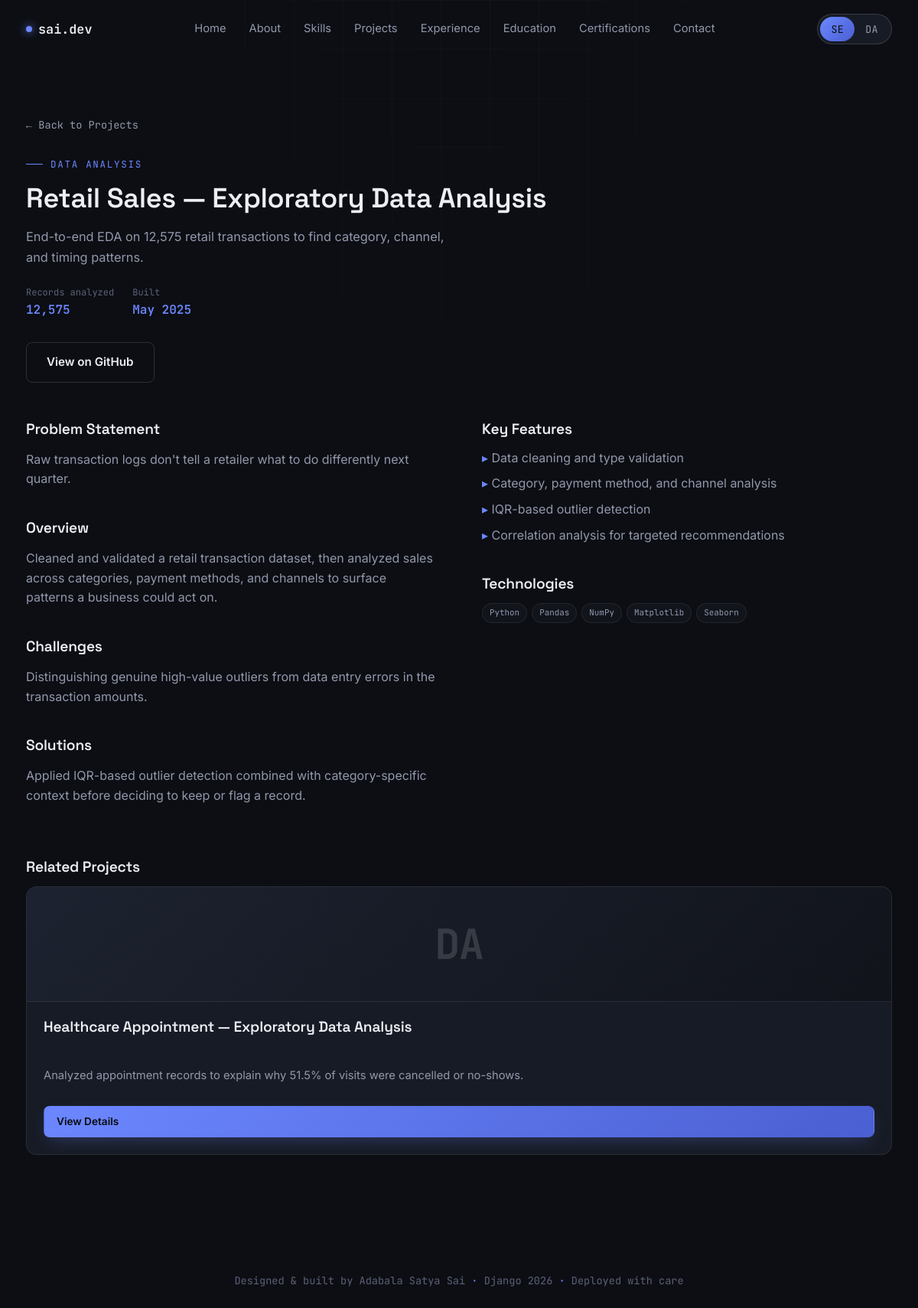
/projects/retail-sales-exploratory-data-analysis/, run on the app's committed database.
### core/models.py (models this page shows, shortened)
class Project(models.Model):
    CATEGORY_CHOICES = [
        ("django", "Django / Web"),
        ("python", "Python"),
        ("data", "Data Analysis"),
        ("ml", "Machine Learning"),
        ("bi", "Business Intelligence"),
    ]
    title = models.CharField(max_length=120)
    slug = models.SlugField(max_length=140, unique=True, blank=True)
    track = models.CharField(max_length=6, choices=TRACK_CHOICES, default="both")
    category = models.CharField(max_length=10, choices=CATEGORY_CHOICES, default="django")
    short_description = models.CharField(max_length=220)
    description = models.TextField(blank=True)
    problem_statement = models.TextField(blank=True)
    features = models.TextField(blank=True, help_text="One feature per line.")
    challenges = models.TextField(blank=True)
    solutions = models.TextField(blank=True)
    technologies = models.CharField(
        max_length=300, help_text="Comma-separated, e.g. Python, Django, SQLite"
    )
    image = models.ImageField(upload_to="projects/", blank=True, null=True)
    github_url = models.URLField(blank=True)
    live_url = models.URLField(blank=True)
    metric_label = models.CharField(
        max_length=60, blank=True, help_text="e.g. 'Accuracy' or 'Records analyzed'"
    )
    metric_value = models.CharField(max_length=60, blank=True, help_text="e.g. '89.1%'")
    featured = models.BooleanField(default=False)
    order = models.PositiveIntegerField(default=0)
    created_at = models.DateField()
    class Meta:
        ordering = ["order", "-created_at"]
    @property
    def tech_list(self):
        return [t.strip() for t in self.technologies.split(",") if t.strip()]
    @property
    def feature_list(self):
        return [f.strip() for f in self.features.splitlines() if f.strip()]

class SiteProfile(models.Model):
    full_name = models.CharField(max_length=120, default="Adabala Satya Sai")
    location = models.CharField(max_length=120, default="Razole, Andhra Pradesh, India")
    email = models.EmailField(default="saiadabala53@gmail.com")
    phone = models.CharField(max_length=30, blank=True, default="+91 8008968188")
    github_url = models.URLField(default="https://github.com/Satyasai-Adabala")
    linkedin_url = models.URLField(default="https://linkedin.com/in/satya-sai-adabala-333687286")
    tagline_se = models.CharField(
        max_length=200, default="Python & Django Developer building things that ship."
    )
    tagline_da = models.CharField(
        max_length=200, default="Data Analyst turning raw numbers into decisions."
    )
    summary = models.TextField(
        default=(
            "Fresher engineering graduate who builds real, working software instead of "
            "tutorial clones - a live Django e-commerce platform, four end-to-end data "
            "projects, and a habit of shipping rather than just learning."
        )
    )
    resume_se = models.FileField(upload_to="resumes/", blank=True, null=True)
    resume_da = models.FileField(upload_to="resumes/", blank=True, null=True)
    projects_completed = models.PositiveIntegerField(default=5)
    technologies_count = models.PositiveIntegerField(default=18)
    internships_count = models.PositiveIntegerField(default=2)
    certifications_count = models.PositiveIntegerField(default=4)
    class Meta:
        verbose_name = "Site Profile"
        verbose_name_plural = "Site Profile"
    @classmethod
    def load(cls):
        obj, _ = cls.objects.get_or_create(pk=1)
        return obj

### core/views.py (the view)
# urls.py: path("projects/<slug:slug>/", views.project_detail, name="project_detail"),
def project_detail(request, slug):
    project = get_object_or_404(Project, slug=slug)
    related = Project.objects.exclude(slug=slug).filter(category=project.category)[:3]
    return render(
        request,
        "project_detail.html",
        {"project": project, "related": related},
    )

### core/context_processors.py (called while the page is built)
def site_profile(request):
    return {"profile": SiteProfile.load()}

### templates/project_detail.html (shortened to what this page needs)
{% extends "base.html" %}
{% block content %}
<section class="detail-hero">
  <div class="container">
    <a href="{% url 'home' %}#projects" class="back-link">← Back to Projects</a>
    <div class="eyebrow">{{ project.get_category_display }}</div>
    <h1 class="section-title" style="max-width:700px;">{{ project.title }}</h1>
    <p class="section-sub" style="margin-bottom:0;">{{ project.short_description }}</p>
    <div class="detail-meta">
      {% if project.metric_value %}
      <div class="detail-meta-item"><div class="label">{{ project.metric_label }}</div><div class="value">{{ project.metric_value }}</div></div>
      {% endif %}
      <div class="detail-meta-item"><div class="label">Built</div><div class="value">{{ project.created_at|date:"M Y" }}</div></div>
    </div>
    <div class="project-links" style="margin-bottom:50px;">
      {% if project.github_url %}<a href="{{ project.github_url }}" target="_blank" rel="noopener" class="btn btn-ghost">View on GitHub</a>{% endif %}
    </div>
    <div class="two-col">
      <div>
        {% if project.problem_statement %}
        <div class="detail-block">
          <h3>Problem Statement</h3>
          <p>{{ project.problem_statement }}</p>
        </div>
        {% endif %}
        {% if project.description %}
        <div class="detail-block">
          <h3>Overview</h3>
          <p>{{ project.description }}</p>
        </div>
        {% endif %}
        {% if project.challenges %}
        <div class="detail-block">
          <h3>Challenges</h3>
          <p>{{ project.challenges }}</p>
        </div>
        {% endif %}
        {% if project.solutions %}
        <div class="detail-block">
          <h3>Solutions</h3>
          <p>{{ project.solutions }}</p>
        </div>
        {% endif %}
      </div>
      <div>
        {% if project.feature_list %}
        <div class="detail-block">
          <h3>Key Features</h3>
          <ul>{% for f in project.feature_list %}<li>{{ f }}</li>{% endfor %}</ul>
        </div>
        {% endif %}
        <div class="detail-block">
          <h3>Technologies</h3>
          <div class="project-tech">{% for t in project.tech_list %}<span class="tech-pill">{{ t }}</span>{% endfor %}</div>
        </div>
      </div>
    </div>
    {% if related %}
    <div class="detail-block" style="margin-top:30px;">
      <h3>Related Projects</h3>
      <div class="project-grid">
        {% for p in related %}
        <div class="project-card">
          <div class="project-thumb" data-tag="{{ p.category|upper|slice:':2' }}"></div>
          <div class="project-body">
            <h3>{{ p.title }}</h3>
            <p>{{ p.short_description }}</p>
            <a href="{% url 'project_detail' p.slug %}" class="btn btn-primary btn-sm">View Details</a>
          </div>
        </div>
        {% endfor %}
      </div>
    </div>
    {% endif %}
  </div>
</section>
{% endblock %}

### templates/base.html (shortened to what this page needs)
{% load static %}
<!DOCTYPE html>
<html lang="en">
<head>
<link rel="stylesheet" href="{% static 'css/style.css' %}">
</head>
<body data-mode="se">
<nav class="navbar">
  <div class="container nav-inner">
    <a href="#home" class="brand"><span class="dot"></span>sai.dev</a>
    <ul class="nav-links">
      <li><a href="#home">Home</a></li>
      <li><a href="#about">About</a></li>
      <li><a href="#skills">Skills</a></li>
      <li><a href="#projects">Projects</a></li>
      <li><a href="#experience">Experience</a></li>
      <li><a href="#education">Education</a></li>
      <li><a href="#certifications">Certifications</a></li>
      <li><a href="#contact">Contact</a></li>
    </ul>
    <div class="nav-right">
      <div class="mode-switch">
        <div class="thumb"></div>
        <button data-mode-btn="se" class="active">SE</button>
        <button data-mode-btn="da">DA</button>
      </div>
    </div>
  </div>
</nav>
{% block content %}{% endblock %}
<footer>
  <p>Designed &amp; built by {{ profile.full_name }} <span class="dot">·</span> Django {% now "Y" %} <span class="dot">·</span> Deployed with care</p>
</footer>
</body>
</html>

### data on the page
Project: category "DATA ANALYSIS", title "Retail Sales — Exploratory Data Analysis", short_description "End-to-end EDA on 12,575 retail transactions to find category, channel, and timing patterns.", metric_label "Records analyzed", metric_value "12,575", created_at "May 2025", problem_statement "Raw transaction logs don't tell a retailer what to do differently next quarter.", description "Cleaned and validated a retail transaction dataset, then analyzed sales across categories, payment methods, and channels to surface patterns a business could act on.", challenges "Distinguishing genuine high-value outliers from data entry errors in the transaction amounts.", solutions "Applied IQR-based outlier detection combined with category-specific context before deciding to keep or flag a record."
Project: title "Healthcare Appointment — Exploratory Data Analysis", short_description "Analyzed appointment records to explain why 51.5% of visits were cancelled or no-shows."
SiteProfile: full_name "Adabala Satya Sai"

### other printed values
{{ f }} "Data cleaning and type validation" "Category, payment method, and channel analysis" "IQR-based outlier detection" "Correlation analysis for targeted recommendations"
{{ t }} "Python" "Pandas" "NumPy" "Matplotlib" "Seaborn"
